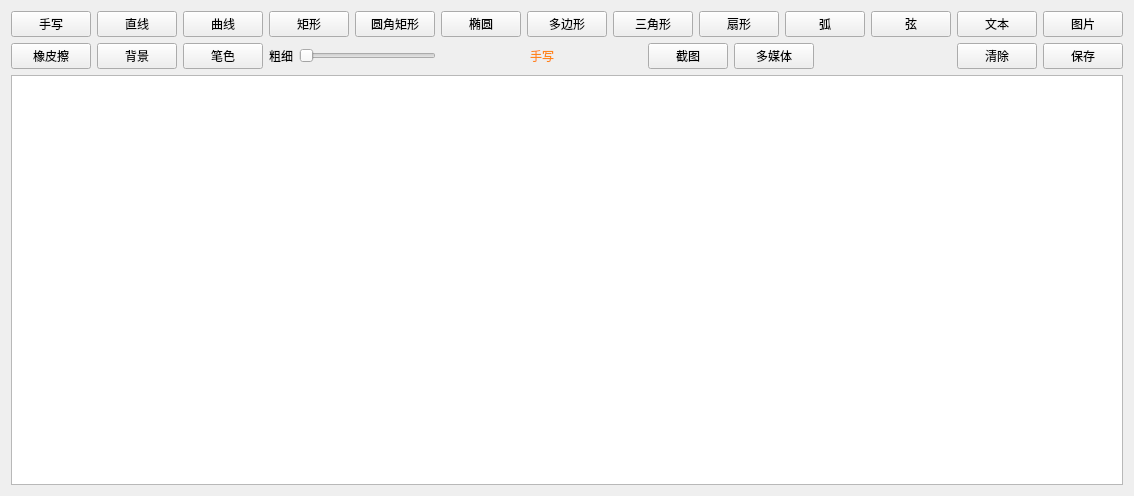
<?xml version="1.0" encoding="UTF-8"?>
<ui version="4.0">
 <class>Form</class>
 <widget class="QWidget" name="Form">
  <property name="geometry">
   <rect>
    <x>0</x>
    <y>0</y>
    <width>1067</width>
    <height>496</height>
   </rect>
  </property>
  <property name="windowTitle">
   <string>Form</string>
  </property>
  <layout class="QVBoxLayout" name="verticalLayout">
   <item>
    <layout class="QHBoxLayout" name="horizontalLayout">
     <item>
      <widget class="QPushButton" name="hw_btn">
       <property name="text">
        <string>手写</string>
       </property>
      </widget>
     </item>
     <item>
      <widget class="QPushButton" name="lint_btn">
       <property name="text">
        <string>直线</string>
       </property>
      </widget>
     </item>
     <item>
      <widget class="QPushButton" name="cubic_btn">
       <property name="text">
        <string>曲线</string>
       </property>
      </widget>
     </item>
     <item>
      <widget class="QPushButton" name="rect_btn">
       <property name="text">
        <string>矩形</string>
       </property>
      </widget>
     </item>
     <item>
      <widget class="QPushButton" name="roundrect_btn">
       <property name="text">
        <string>圆角矩形</string>
       </property>
      </widget>
     </item>
     <item>
      <widget class="QPushButton" name="ellipse_btn">
       <property name="text">
        <string>椭圆</string>
       </property>
      </widget>
     </item>
     <item>
      <widget class="QPushButton" name="polygon_btn">
       <property name="text">
        <string>多边形</string>
       </property>
      </widget>
     </item>
     <item>
      <widget class="QPushButton" name="triangle_btn">
       <property name="text">
        <string>三角形</string>
       </property>
      </widget>
     </item>
     <item>
      <widget class="QPushButton" name="pie_btn">
       <property name="text">
        <string>扇形</string>
       </property>
      </widget>
     </item>
     <item>
      <widget class="QPushButton" name="arc_btn">
       <property name="text">
        <string>弧</string>
       </property>
      </widget>
     </item>
     <item>
      <widget class="QPushButton" name="chord_btn">
       <property name="text">
        <string>弦</string>
       </property>
      </widget>
     </item>
     <item>
      <widget class="QPushButton" name="text_btn">
       <property name="text">
        <string>文本</string>
       </property>
      </widget>
     </item>
     <item>
      <widget class="QPushButton" name="pushButton">
       <property name="text">
        <string>图片</string>
       </property>
      </widget>
     </item>
    </layout>
   </item>
   <item>
    <layout class="QHBoxLayout" name="horizontalLayout_2">
     <item>
      <widget class="QPushButton" name="earse_btn">
       <property name="text">
        <string>橡皮擦</string>
       </property>
      </widget>
     </item>
     <item>
      <widget class="QPushButton" name="background_btn">
       <property name="text">
        <string>背景</string>
       </property>
      </widget>
     </item>
     <item>
      <widget class="QPushButton" name="pen_color_btn">
       <property name="text">
        <string>笔色</string>
       </property>
      </widget>
     </item>
     <item>
      <widget class="QLabel" name="tkness_lb">
       <property name="text">
        <string>粗细</string>
       </property>
       <property name="alignment">
        <set>Qt::AlignCenter</set>
       </property>
      </widget>
     </item>
     <item>
      <widget class="QSlider" name="tkness_sld">
       <property name="orientation">
        <enum>Qt::Horizontal</enum>
       </property>
      </widget>
     </item>
     <item>
      <widget class="QLabel" name="state_lb">
       <property name="minimumSize">
        <size>
         <width>200</width>
         <height>0</height>
        </size>
       </property>
       <property name="styleSheet">
        <string notr="true">color: rgb(255, 133, 26);</string>
       </property>
       <property name="text">
        <string>手写</string>
       </property>
       <property name="alignment">
        <set>Qt::AlignCenter</set>
       </property>
      </widget>
     </item>
     <item>
      <widget class="QPushButton" name="screenshot_btn">
       <property name="text">
        <string>截图</string>
       </property>
      </widget>
     </item>
     <item>
      <widget class="QPushButton" name="media_btn">
       <property name="text">
        <string>多媒体</string>
       </property>
      </widget>
     </item>
     <item>
      <spacer name="horizontalSpacer_2">
       <property name="orientation">
        <enum>Qt::Horizontal</enum>
       </property>
       <property name="sizeHint" stdset="0">
        <size>
         <width>40</width>
         <height>20</height>
        </size>
       </property>
      </spacer>
     </item>
     <item>
      <widget class="QPushButton" name="clear_btn">
       <property name="text">
        <string>清除</string>
       </property>
      </widget>
     </item>
     <item>
      <widget class="QPushButton" name="save_btn">
       <property name="text">
        <string>保存</string>
       </property>
      </widget>
     </item>
    </layout>
   </item>
   <item>
    <widget class="QGraphicsView" name="handwrite_grv"/>
   </item>
  </layout>
 </widget>
 <resources/>
 <connections/>
</ui>
